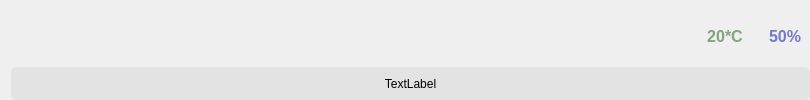
            <widget class="QWidget" name="page_2">
             <property name="styleSheet">
              <string notr="true">#page_2{
background-color: rgb(202, 202, 202);
}
</string>
             </property>
             <layout class="QVBoxLayout" name="verticalLayout_12">
              <property name="rightMargin">
               <number>0</number>
              </property>
              <property name="bottomMargin">
               <number>0</number>
              </property>
              <item>
               <widget class="QWidget" name="widget_9" native="true">
                <property name="sizePolicy">
                 <sizepolicy hsizetype="Preferred" vsizetype="Fixed">
                  <horstretch>0</horstretch>
                  <verstretch>0</verstretch>
                 </sizepolicy>
                </property>
                <property name="minimumSize">
                 <size>
                  <width>0</width>
                  <height>50</height>
                 </size>
                </property>
                <layout class="QHBoxLayout" name="horizontalLayout_7">
                 <item>
                  <spacer name="horizontalSpacer_2">
                   <property name="orientation">
                    <enum>Qt::Horizontal</enum>
                   </property>
                   <property name="sizeHint" stdset="0">
                    <size>
                     <width>687</width>
                     <height>20</height>
                    </size>
                   </property>
                  </spacer>
                 </item>
                 <item>
                  <widget class="QLabel" name="label_8">
                   <property name="font">
                    <font>
                     <pointsize>12</pointsize>
                     <weight>75</weight>
                     <bold>true</bold>
                    </font>
                   </property>
                   <property name="styleSheet">
                    <string notr="true">QLabel{
	
	color: rgb(129, 165, 125);
}</string>
                   </property>
                   <property name="text">
                    <string>20*C</string>
                   </property>
                   <property name="alignment">
                    <set>Qt::AlignCenter</set>
                   </property>
                  </widget>
                 </item>
                 <item>
                  <spacer name="horizontalSpacer_3">
                   <property name="orientation">
                    <enum>Qt::Horizontal</enum>
                   </property>
                   <property name="sizeType">
                    <enum>QSizePolicy::Fixed</enum>
                   </property>
                   <property name="sizeHint" stdset="0">
                    <size>
                     <width>20</width>
                     <height>20</height>
                    </size>
                   </property>
                  </spacer>
                 </item>
                 <item>
                  <widget class="QLabel" name="label_9">
                   <property name="font">
                    <font>
                     <pointsize>12</pointsize>
                     <weight>75</weight>
                     <bold>true</bold>
                    </font>
                   </property>
                   <property name="styleSheet">
                    <string notr="true">QLabel{
	
	color: rgb(115, 120, 212);
}</string>
                   </property>
                   <property name="text">
                    <string>50%</string>
                   </property>
                   <property name="alignment">
                    <set>Qt::AlignCenter</set>
                   </property>
                  </widget>
                 </item>
                </layout>
               </widget>
              </item>
              <item>
               <widget class="QLabel" name="label_7">
                <property name="styleSheet">
                 <string notr="true">QLabel{
	background-color: rgb(227, 227, 227);
	border-radius: 5px;
}</string>
                </property>
                <property name="text">
                 <string>TextLabel</string>
                </property>
                <property name="alignment">
                 <set>Qt::AlignCenter</set>
                </property>
               </widget>
              </item>
             </layout>
            </widget>
